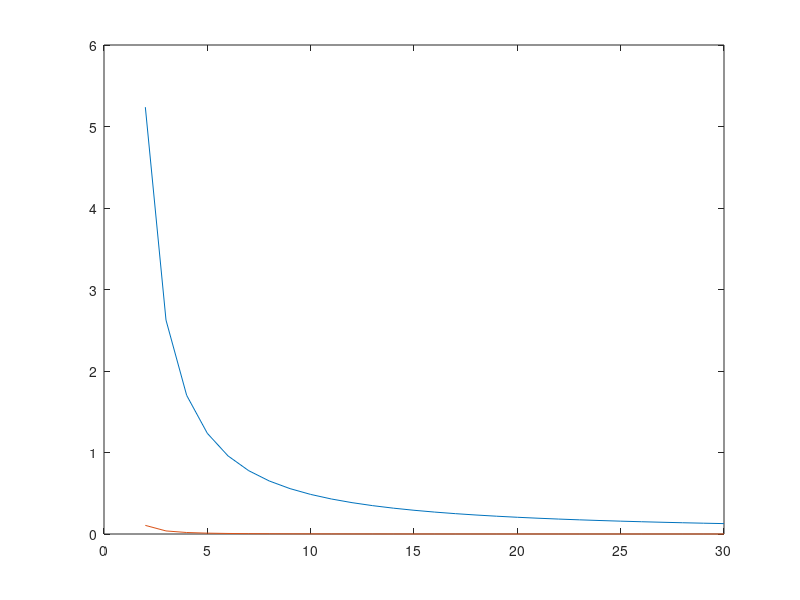

This chart was generated by the following MATLAB code:
R=2:30;
fun = @(z) (z+log(z))./(z.^3.+1);
par = @(t) fun(R.*cos(t)+R.*1i.*sin(t));
b = abs(integral(par,-pi/2,pi/2,'ArrayValued',true));

a = R.*pi.*(R+abs(log(R))+pi)./abs(R.^3-1);

plot(R,a,R,b)